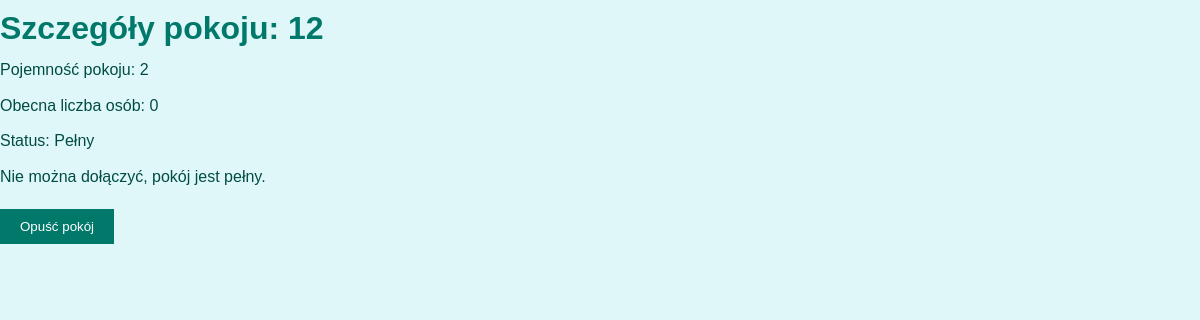
The page /room_detail/2/ on the database its author committed.
### hotel/models.py (models this page shows, shortened)
class Pokoje(models.Model):
    numer = models.CharField(max_length=50)
    pojemnosc_pokoju = models.PositiveIntegerField()
    liczba_osob = models.PositiveIntegerField(default=0)  # Nowe pole
    czy_wolny = models.BooleanField(default=True)

### hotel/views.py (the view)
# urls.py: path('room_detail/<int:room_id>/', views.room_detail, name='room_detail'),
def room_detail(request, room_id):
    room = get_object_or_404(Pokoje, id=room_id)
    return render(request, 'room_detail.html', {'room': room})

### hotel/templates/room_detail.html (shortened to what this page needs)
  {% load static %}
  <link rel="stylesheet" type="text/css" href="{% static 'css/styles.css' %}">
<h1>Szczegóły pokoju: {{ room.numer }}</h1>
<p>Pojemność pokoju: {{ room.pojemnosc_pokoju }}</p>
<p>Obecna liczba osób: {{ room.liczba_osob }}</p>
<p>Status: {% if room.czy_wolny %}Wolny{% else %}Pełny{% endif %}</p>
{% if room.czy_wolny %}
  <form method="post" action="{% url 'join_room' %}">
    {% csrf_token %}
    <button type="submit">Dołącz do pokoju</button>
  </form>
{% else %}
  <p>Nie można dołączyć, pokój jest pełny.</p>
{% endif %}
<form method="post" action="{% url 'leave_room' room.id %}">
    <button type="submit">Opuść pokój</button>
</form>

### hotel/static/css/styles.css (style rules this page uses)
h1, h2, h3, h4, h5, h6 { color: #00796b; margin: 10px 0; }
p { color: #004d40; line-height: 1.6; margin: 10px 0; }
form { margin: 20px 0; }
button { background-color: #00796b; color: white; border: none; padding: 10px 20px; cursor: pointer; }

### rows shown on the page
Pokoje: numer "12", pojemnosc_pokoju "2", liczba_osob "0"
